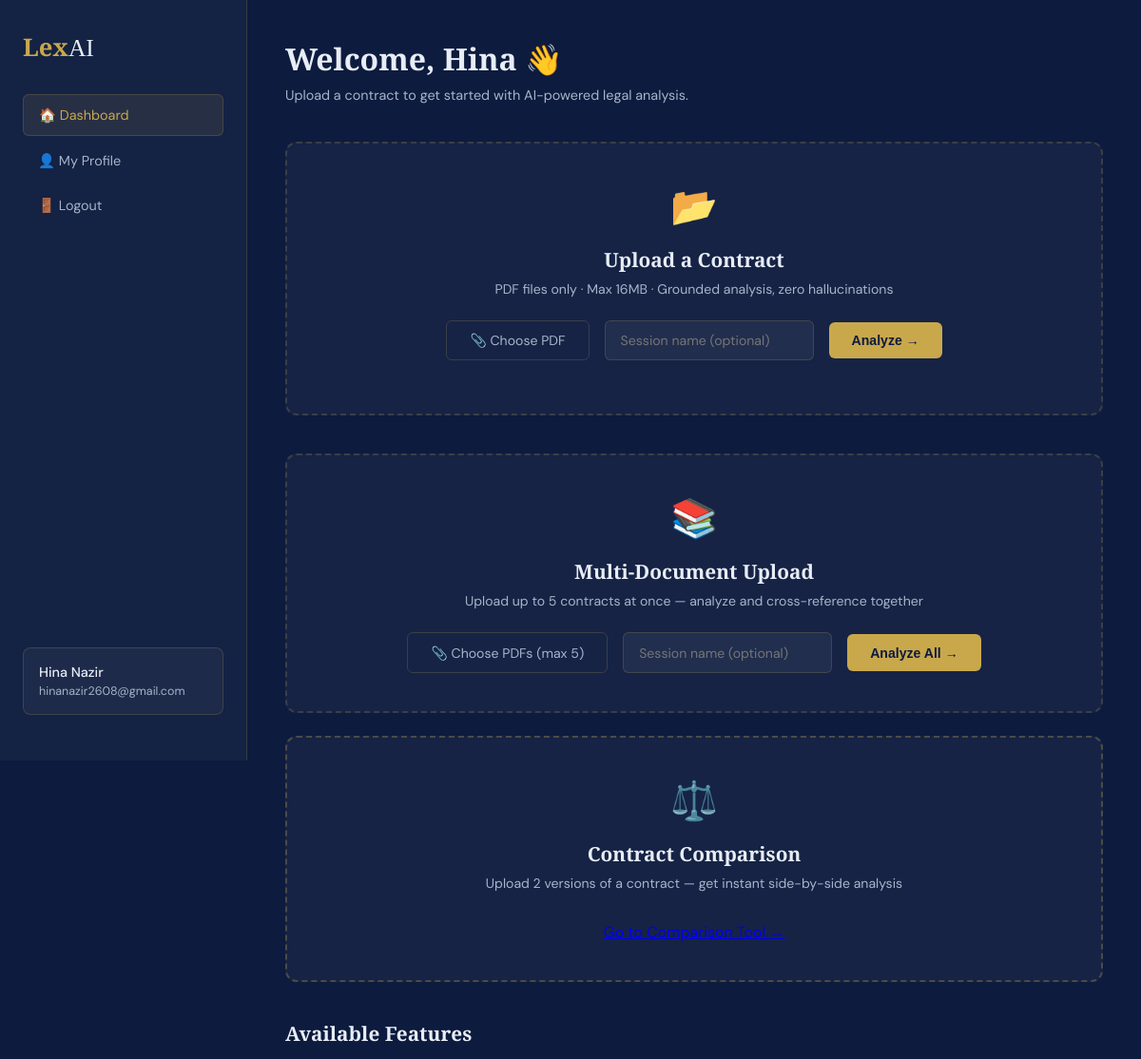
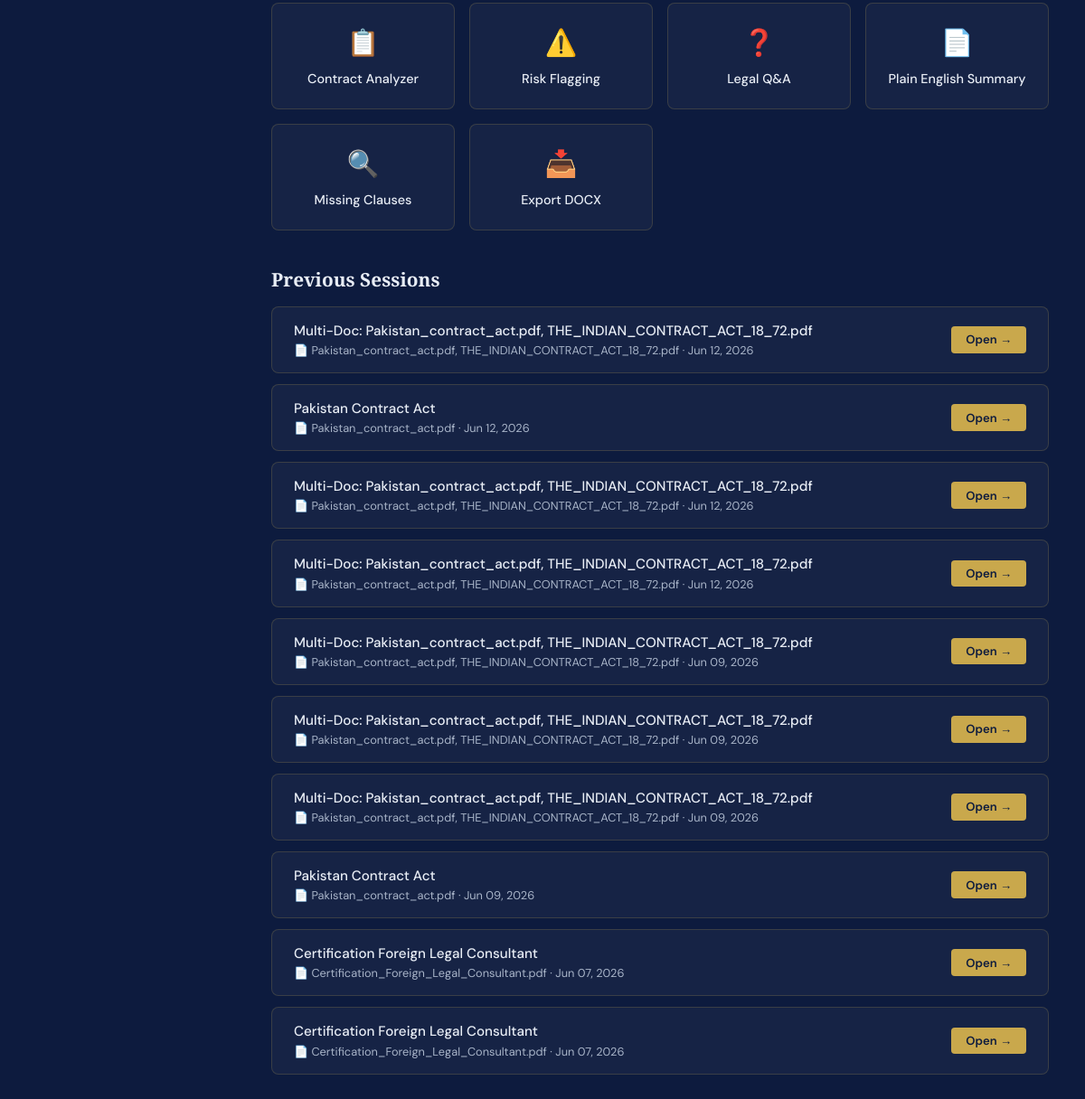
The app's page /dashboard (signed in) with its own data (2 pictures, top to bottom).
### models.py (models this page shows, shortened)
class User(UserMixin, db.Model):
    __tablename__ = "users"
    id = db.Column(db.Integer, primary_key=True)
    full_name = db.Column(db.String(150), nullable=False)
    email = db.Column(db.String(150), unique=True, nullable=False)
    phone = db.Column(db.String(20), nullable=True)
    password_hash = db.Column(db.String(256), nullable=False)
    created_at = db.Column(db.DateTime, default=datetime.utcnow)
    chats = db.relationship("ChatSession", backref="user", lazy=True, cascade="all, delete-orphan")

class ChatSession(db.Model):
    __tablename__ = "chat_sessions"
    id = db.Column(db.Integer, primary_key=True)
    user_id = db.Column(db.Integer, db.ForeignKey("users.id"), nullable=False)
    session_name = db.Column(db.String(200), default="New Session")
    document_filename = db.Column(db.String(200), nullable=True)
    document_path = db.Column(db.String(500), nullable=True)
    vector_store_path = db.Column(db.String(500), nullable=True)
    text_path = db.Column(db.String(500), nullable=True)
    created_at = db.Column(db.DateTime, default=datetime.utcnow)
    updated_at = db.Column(db.DateTime, default=datetime.utcnow, onupdate=datetime.utcnow)
    messages = db.relationship("ChatMessage", backref="session", lazy=True, cascade="all, delete-orphan")

### app.py (the view)
@app.route("/dashboard")
@login_required
def dashboard():
    sessions = ChatSession.query.filter_by(
        user_id=current_user.id
    ).order_by(ChatSession.updated_at.desc()).all()
    return flask.render_template("dashboard.html", user=current_user, sessions=sessions)

### app.py (called while the page is built)
@login_manager.user_loader
def load_user(user_id):
    return User.query.get(int(user_id))

### templates/dashboard.html (shortened to what this page needs)
<!DOCTYPE html>
<html lang="en">
<head>
</head>
<body>
<div class="sidebar">
  <div class="logo">Lex<span>AI</span></div>
  <a href="/dashboard" class="nav-item active">🏠 Dashboard</a>
  <a href="/profile" class="nav-item">👤 My Profile</a>
  <a href="/logout" class="nav-item">🚪 Logout</a>
  <div class="sidebar-bottom">
    <div class="user-info">
      <div class="user-name">{{ user.full_name }}</div>
      <div class="user-email">{{ user.email }}</div>
    </div>
  </div>
</div>
<div class="main">
  <div class="page-title">Welcome, {{ user.full_name.split()[0] }} 👋</div>
  <div class="page-sub">Upload a contract to get started with AI-powered legal analysis.</div>
  <div class="upload-card" onclick="document.getElementById('pdf_file').click()">
    <div class="upload-icon">📂</div>
    <h3>Upload a Contract</h3>
    <p>PDF files only · Max 16MB · Grounded analysis, zero hallucinations</p>
    <div class="upload-form" onclick="event.stopPropagation()">
      <label for="pdf_file" class="file-label" id="file-label">📎 Choose PDF</label>
      <input type="text" id="session_name" class="session-input" placeholder="Session name (optional)">
      <button class="btn-upload" onclick="uploadFile()">Analyze →</button>
    </div>
  </div>
<div class="upload-card" style="margin-bottom:1.5rem;">
  <div class="upload-icon">📚</div>
  <h3>Multi-Document Upload</h3>
  <p>Upload up to 5 contracts at once — analyze and cross-reference together</p>
  <div class="upload-form" onclick="event.stopPropagation()">
    <label for="pdf_files" class="file-label" id="multi-file-label">📎 Choose PDFs (max 5)</label>
    <input type="text" id="multi_session_name" class="session-input" placeholder="Session name (optional)">
    <button class="btn-upload" onclick="uploadMultiple()">Analyze All →</button>
  </div>
</div>
<div class="upload-card" style="border-color:rgba(201,168,76,0.3);">
  <div class="upload-icon">⚖️</div>
  <h3>Contract Comparison</h3>
  <p>Upload 2 versions of a contract — get instant side-by-side analysis</p>
  <a href="/compare" class="btn-primary" style="display:inline-block; margin-top:0.5rem;">
  </a>
</div>
  <div class="section-title">Available Features</div>
  <div class="features-grid">
    <div class="feature-card"><div class="icon">📋</div><h4>Contract Analyzer</h4></div>
    <div class="feature-card"><div class="icon">⚠️</div><h4>Risk Flagging</h4></div>
    <div class="feature-card"><div class="icon">❓</div><h4>Legal Q&A</h4></div>
    <div class="feature-card"><div class="icon">📄</div><h4>Plain English Summary</h4></div>
    <div class="feature-card"><div class="icon">🔍</div><h4>Missing Clauses</h4></div>
    <div class="feature-card"><div class="icon">📥</div><h4>Export DOCX</h4></div>
  </div>
  {% if sessions %}
  <div class="section-title">Previous Sessions</div>
  {% for s in sessions %}
  <div class="session-card">
    <div>
      <div class="session-name">{{ s.session_name }}</div>
      <div class="session-file">📄 {{ s.document_filename }} · {{ s.created_at.strftime('%b %d, %Y') }}</div>
    </div>
    <div class="session-actions">
      <a href="/chat/{{ s.id }}" class="btn-sm btn-open">Open →</a>
    </div>
  </div>
  {% endfor %}
  {% else %}
  <div style="color:var(--text-dim); font-size:0.9rem; text-align:center; padding:2rem;">
    No sessions yet — upload your first contract above! ⬆️
  </div>
  {% endif %}
</div>
</body>
</html>

### templates/dashboard.html (style rules this page uses)
:root { --navy:#0d1b3e; --navy-mid:#162447; --gold:#c9a84c; --gold-light:#e8c97a; --text:#e8edf5; --text-dim:#a8b4c8; --border:rgba(201,168,76,0.2); --surface:rgba(255,255,255,0.04); }
* { margin:0; padding:0; box-sizing:border-box; }
body { background:var(--navy); color:var(--text); font-family:'DM Sans',sans-serif; min-height:100vh; display:flex; }
.sidebar { width:260px; min-height:100vh; background:rgba(255,255,255,0.03); border-right:1px solid var(--border); display:flex; flex-direction:column; padding:2rem 1.5rem; position:fixed; left:0; top:0; }
.logo { font-family:'Cormorant Garamond',serif; font-size:1.6rem; font-weight:700; color:var(--gold); margin-bottom:2rem; }
.logo span { color:var(--text); font-weight:400; }
.nav-item { display:flex; align-items:center; gap:0.75rem; padding:0.75rem 1rem; border-radius:6px; color:var(--text-dim); text-decoration:none; font-size:0.9rem; transition:all 0.2s; margin-bottom:0.3rem; }
.nav-item.active { background:rgba(201,168,76,0.1); color:var(--gold); border:1px solid var(--border); }
.sidebar-bottom { margin-top:auto; }
.user-info { padding:1rem; background:var(--surface); border-radius:8px; border:1px solid var(--border); margin-bottom:1rem; }
.user-name { font-size:0.9rem; font-weight:500; color:var(--text); }
.user-email { font-size:0.78rem; color:var(--text-dim); margin-top:0.2rem; }
.main { margin-left:260px; flex:1; padding:2.5rem; }
.page-title { font-family:'Cormorant Garamond',serif; font-size:2rem; font-weight:600; margin-bottom:0.5rem; }
.page-sub { color:var(--text-dim); font-size:0.9rem; margin-bottom:2.5rem; }
.upload-card { background:var(--surface); border:2px dashed var(--border); border-radius:12px; padding:2.5rem; text-align:center; margin-bottom:2.5rem; transition:all 0.3s; cursor:pointer; }
.upload-icon { font-size:2.5rem; margin-bottom:1rem; }
.upload-card h3 { font-family:'Cormorant Garamond',serif; font-size:1.3rem; margin-bottom:0.5rem; }
.upload-card p { color:var(--text-dim); font-size:0.88rem; margin-bottom:1.5rem; }
.upload-form { display:flex; gap:1rem; align-items:center; justify-content:center; flex-wrap:wrap; }
.file-label { padding:0.7rem 1.5rem; border:1px solid var(--border); border-radius:6px; cursor:pointer; font-size:0.88rem; color:var(--text-dim); transition:all 0.2s; }
.session-input { padding:0.7rem 1rem; background:rgba(255,255,255,0.05); border:1px solid var(--border); border-radius:6px; color:var(--text); font-family:'DM Sans',sans-serif; font-size:0.88rem; outline:none; width:220px; }
.btn-upload { padding:0.7rem 1.5rem; background:var(--gold); color:#0d1b3e; border:none; border-radius:6px; font-weight:600; cursor:pointer; font-size:0.88rem; transition:all 0.2s; }
.features-grid { display:grid; grid-template-columns:repeat(auto-fit,minmax(200px,1fr)); gap:1rem; margin-bottom:2.5rem; }
.feature-card { padding:1.5rem; background:var(--surface); border:1px solid var(--border); border-radius:8px; text-align:center; transition:all 0.2s; }
.feature-card .icon { font-size:1.8rem; margin-bottom:0.75rem; }
.feature-card h4 { font-size:0.9rem; font-weight:500; color:var(--text); }
.section-title { font-family:'Cormorant Garamond',serif; font-size:1.3rem; font-weight:600; margin-bottom:1rem; color:var(--text); }
.session-card { display:flex; align-items:center; justify-content:space-between; padding:1rem 1.5rem; background:var(--surface); border:1px solid var(--border); border-radius:8px; margin-bottom:0.75rem; transition:all 0.2s; }
.session-name { font-weight:500; font-size:0.95rem; }
.session-file { font-size:0.8rem; color:var(--text-dim); margin-top:0.2rem; }
.session-actions { display:flex; gap:0.5rem; }
.btn-sm { padding:0.4rem 1rem; border-radius:4px; font-size:0.82rem; cursor:pointer; text-decoration:none; transition:all 0.2s; font-family:'DM Sans',sans-serif; }
.btn-open { background:var(--gold); color:#0d1b3e; border:none; font-weight:600; }

### records on screen
User: full_name "Hina Nazir", email "hinanazir2608@gmail.com", full_name "Hina"
ChatSession: session_name "Multi-Doc: Pakistan_contract_act.pdf, THE_INDIAN_CONTRACT_ACT_18_72.pdf", document_filename "Pakistan_contract_act.pdf, THE_INDIAN_CONTRACT_ACT_18_72.pdf", created_at "Jun 12, 2026"
ChatSession: session_name "Pakistan Contract Act", document_filename "Pakistan_contract_act.pdf", created_at "Jun 12, 2026"
ChatSession: session_name "Multi-Doc: Pakistan_contract_act.pdf, THE_INDIAN_CONTRACT_ACT_18_72.pdf", document_filename "Pakistan_contract_act.pdf, THE_INDIAN_CONTRACT_ACT_18_72.pdf", created_at "Jun 12, 2026"
ChatSession: session_name "Multi-Doc: Pakistan_contract_act.pdf, THE_INDIAN_CONTRACT_ACT_18_72.pdf", document_filename "Pakistan_contract_act.pdf, THE_INDIAN_CONTRACT_ACT_18_72.pdf", created_at "Jun 12, 2026"
ChatSession: session_name "Multi-Doc: Pakistan_contract_act.pdf, THE_INDIAN_CONTRACT_ACT_18_72.pdf", document_filename "Pakistan_contract_act.pdf, THE_INDIAN_CONTRACT_ACT_18_72.pdf", created_at "Jun 09, 2026"
ChatSession: session_name "Multi-Doc: Pakistan_contract_act.pdf, THE_INDIAN_CONTRACT_ACT_18_72.pdf", document_filename "Pakistan_contract_act.pdf, THE_INDIAN_CONTRACT_ACT_18_72.pdf", created_at "Jun 09, 2026"
ChatSession: session_name "Multi-Doc: Pakistan_contract_act.pdf, THE_INDIAN_CONTRACT_ACT_18_72.pdf", document_filename "Pakistan_contract_act.pdf, THE_INDIAN_CONTRACT_ACT_18_72.pdf", created_at "Jun 09, 2026"
ChatSession: session_name "Pakistan Contract Act", document_filename "Pakistan_contract_act.pdf", created_at "Jun 09, 2026"
ChatSession: session_name "Certification Foreign Legal Consultant", document_filename "Certification_Foreign_Legal_Consultant.pdf", created_at "Jun 07, 2026"
ChatSession: session_name "Certification Foreign Legal Consultant", document_filename "Certification_Foreign_Legal_Consultant.pdf", created_at "Jun 07, 2026"
